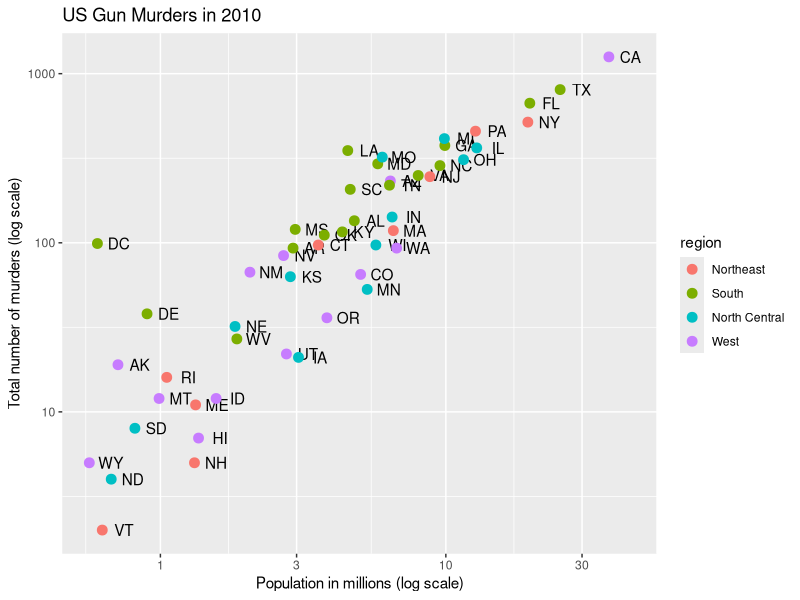
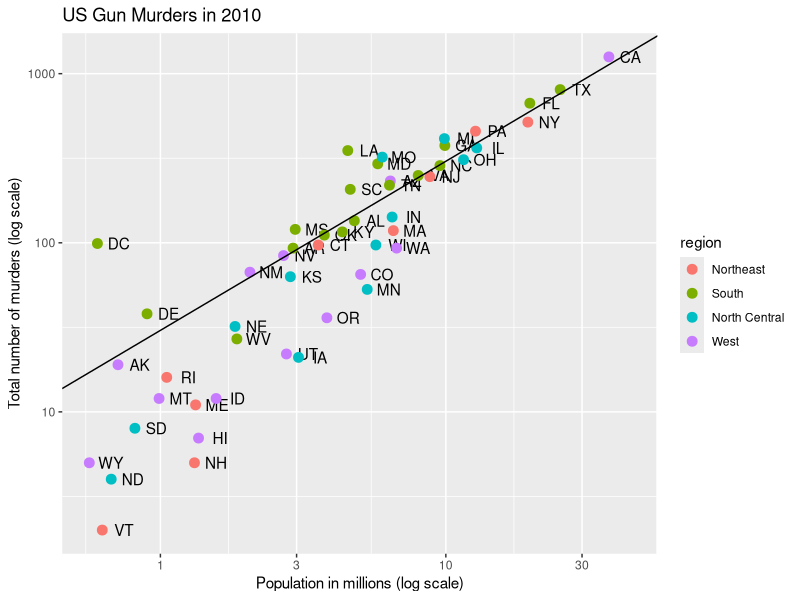
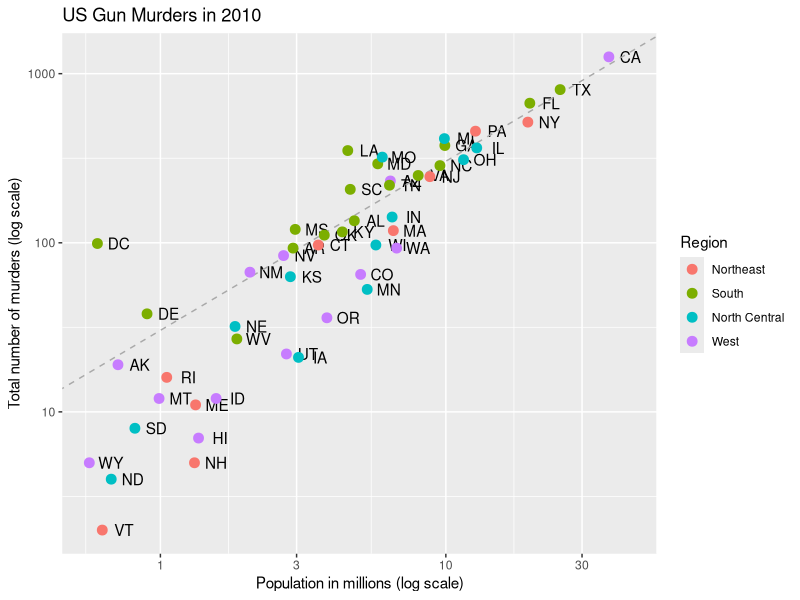

R code for these plots, in order: (Note: this script raises an error after producing the figures.)
library(dslabs)
library(tidyverse)
data(murders)

#murders %>% ggplot() +
 # geom_point(aes(x = population/10^6, y = total))

# add points layer to predefined ggplot object
p <- ggplot(data = murders, mapping = aes(population/10^6,total, label = abb))

#p + geom_point(size = 3) +
#  geom_text(nudge_x = .05) +
#  scale_x_log10() +
#  scale_y_log10() +
#  xlab("Populations in millions (log scale)") +
#  ylab("Total number of murders (log scale)")+
#  ggtitle("US Gun Murders in US 2010") 

# make all points blue
#p + geom_point(size = 3, color = "blue")

# redefine p to be everything except the points layer
p <- murders %>%
  ggplot(aes(population/10^6, total, label = abb)) +
  geom_text(nudge_x = 0.075) +
  scale_x_log10() +
  scale_y_log10() +
  xlab("Population in millions (log scale)") +
  ylab("Total number of murders (log scale)") +
  ggtitle("US Gun Murders in 2010")

# color points by region
p + geom_point(aes(col = region), size = 3)

# add a line with the average murder rate
# define average murder rate
r <- murders %>%
  summarize(rate = sum(total) / sum(population) * 10^6) %>%
  pull(rate)

# basic line with average murder rate for the country
p + geom_point(aes(col = region), size = 3) +
  geom_abline(intercept = log10(r))    # slope is default of 1


# change line to dashed and dark grey, line under points
p + 
  geom_abline(intercept = log10(r), lty = 2, color = "darkgrey") +
  geom_point(aes(col = region), size = 3) +
  scale_color_discrete(name = "Region") #capitalize legend
  theme_economist()
